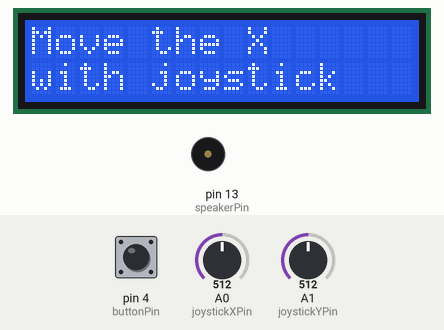
Recording of a sketch running on a simulated Arduino Uno, built with avr-gcc and run on an emulated ATmega328P. On the bench: 16×2 character LCD, buzzer (waves = sounding). The inputs (shaded band) are chosen by the test bench; at power-on: A0 (joystickXPin) = 512, A1 (joystickYPin) = 512, pin 4 (buttonPin) LOW. Random numbers use the default seed unless the sketch sets one; what the sketch prints to the serial monitor is not drawn.

Above: at 6.4 s.
At 20.5 s:
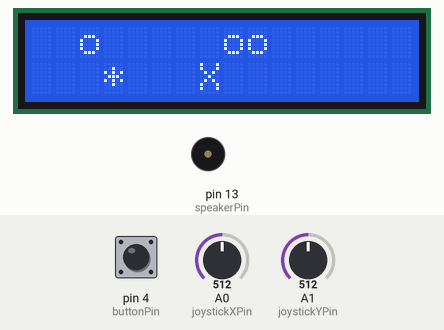
20.6 s: A0 (joystickXPin) set to 649
22.1 s: A0 (joystickXPin) set to 672
At 26.6 s:
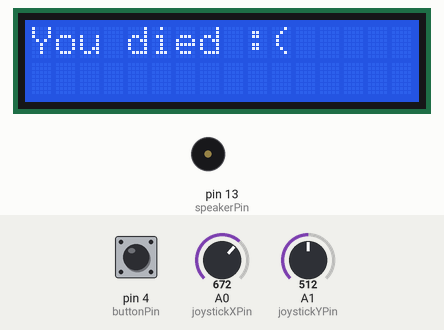
27.2 s: A1 (joystickYPin) set to 716
30.0 s: pin 4 (buttonPin) pulled HIGH for 3.2 s
At 32.1 s:
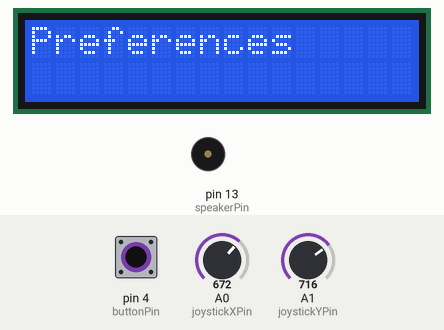
34.8 s: pin 4 (buttonPin) pulled HIGH for 0.2 s
At 35.9 s:
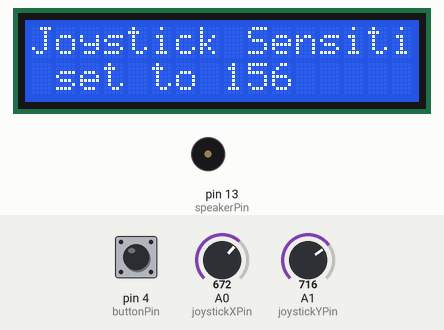
38.0 s: A1 (joystickYPin) set to 363
39.5 s: A1 (joystickYPin) set to 341
At 42.2 s:
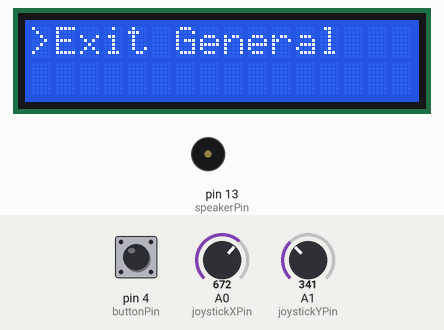
Timing chart, 0 to 43.3 s (numbered marks = the images above; inputs shaded):
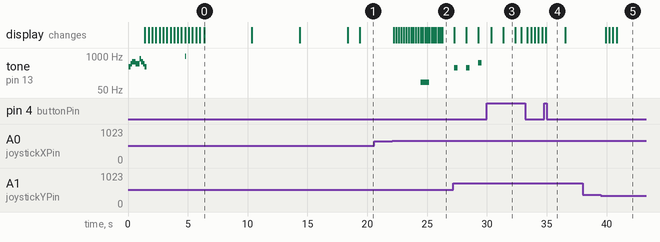

Measured:
- the behaviour switches between 662 and 663 on A0 (joystickXPin) (found by bisection; images 1 and 2)
- the behaviour switches between 356 and 355 on A1 (joystickYPin) (found by bisection; images 4 and 5)
- after the input at 20.6 s, every drawn part: stays the same
- after the input at 22.1 s, tone on pin 13 (speakerPin): silent → 97 Hz after 2.4 s, → silent 0.70 s later; the display: first changes after 0.13 s (image 2 shows a later state)
- after the input at 38.0 s, every drawn part: stays the same
- what the display in image 0 shows lasts 4.0 s, from 6.4 s to 10.4 s
- what the display in image 3 shows lasts 1.0 s, from 31.4 s to 32.4 s

The sketch:

Eater.ino
```cpp
#include <LiquidCrystal.h>
LiquidCrystal lcd(2, 3, 6, 7, 8, 9);

//<Preferences>

//General
byte framesPerSec=5; //fps
bool printDirection=false;
bool skipIntro=false; //default false
byte levelMode=true;
byte startingLevel=1;
uint16_t sensitivity=150; //joystick sensitivity
bool sounds=true;

//Protagonist
String protagonistIcon="X";
bool boundariesLoop=true; //when X hits boundary, it loops to other side
bool randomSpawn=true;

//Fruits
bool fruitMode=true;
byte numFruits=8; //set custom #fruits when levelMode is off
String fruitIcon="o";

//Spike
bool spikeMode=true;
byte numSpikes=5; //set custom #spikes when levelMode is off
String spikeIcon="*";

//Custom Level
byte numCustomFruits;
byte numCustomSpikes;


//</Preferences>

//LCD
uint16_t cursorX;
uint16_t cursorY;

//Joystick
const byte switchPin=12;
int joystickX, joystickY;
int midpoint=1024/2; //when joystick at rest
const byte joystickXPin=A0;
const byte joystickYPin=A1;

/* Each array is a fruit/spike with:
 First digit - x coordinate
 Second digit - y coordinate
 Last digit - fruit/spike's existance (if 1, exists; if 0, not exist
*/

byte level=startingLevel;
byte fruits[16*2][3];
byte spikes[16*2][3];

//button
const byte buttonPin=4;
bool buttonPressed=false;
bool pButtonPressed=false;
//Sound
const byte speakerPin=13;

//Preferences Window in Preferences.ino

void setup() {
  Serial.begin(9600);
  pinMode(switchPin, INPUT);
  pinMode(buttonPin, INPUT);
  pinMode(speakerPin, OUTPUT);
  digitalWrite(switchPin, HIGH);
  lcd.begin(16, 2);
  noise(8); //starting noise
  if (!skipIntro) {
    bool showFruit=true;
    for (int i=0; i<16; i++) { //5-second intro
      lcd.clear();
      lcd.print("Welcome to Eater");
      lcd.setCursor(i%16, 1);
      lcd.print(protagonistIcon);
      if (i%16==11) {
        noise(1);
        showFruit=false;
      }
      if (showFruit) {
        lcd.setCursor(11, 1);
        lcd.print(fruitIcon);
      }
      delay(300);
    }
    startGame(true);
  } else
    startGame(false);
}
void startGame(bool showInstructionsParameter) {
  lcd.begin(16, 2);
  //Intro Screen
  if (!skipIntro && showInstructionsParameter) { //from settings & parameter
    lcd.clear();
    lcd.print("Move the "); lcd.print(protagonistIcon);
    lcd.setCursor(0, 1);
    lcd.print("with joystick");
    delay(4000);

    lcd.clear();
    lcd.print("Goal: eat all");
    lcd.setCursor(0, 1);
    lcd.print("the fruits ("); lcd.print(fruitIcon); lcd.print(")");
    delay(4000);
    lcd.clear();
    lcd.print("Avoid the");
    lcd.setCursor(0, 1);
    lcd.print("spikes ("); lcd.print(spikeIcon); lcd.print(")");
    delay(4000);
  }
  lcd.clear();
  if (levelMode) {
    lcd.print("Level ");
    lcd.print(level);
    lcd.print("/5"); //5 levels
    delay(1000);
    lcd.clear();
    if (level==1) {
      numSpikes=1;
      numFruits=3;
    }
    if (level==2) {
      numSpikes=3;
      numFruits=5;
    }
    if (level==3) {
      numSpikes=8;
      numFruits=10;
    }
    if (level==4) {
      numSpikes=15;
      numFruits=3;
    }
    if (level==5) {
      numSpikes=20;
      numFruits=4;
    }
  } else { //custom level
    lcd.print("Custom level");
    delay(1800);
    numSpikes=numCustomSpikes;
    numFruits=numCustomFruits;
  }
  if (randomSpawn) {
    cursorX=random(16);
    cursorY=random(2);
  } else {
    cursorX=0;
    cursorY=0;
  }
  if (fruitMode) {
    for (int i=0; i<numFruits; i++) { //renders fruits in fruit array
      fruits[i][0]=random(16);
      fruits[i][1]=random(2);
      fruits[i][2]=88; //fruit exists
    }
  }
  if (spikeMode) {
    for (int i=0; i<numSpikes; i++) { //renders fruits in fruit array
      int tentativeX, tentativeY;
      bool spaceAvailable=false;
      while (!spaceAvailable) {
        tentativeX=random(16);
        tentativeY=random(2);
        spaceAvailable=true;
        for (int i=0; i<numFruits; i++) {
          if ((fruits[i][0]==tentativeX && fruits[i][1]==tentativeY) ||  //fruit already occupying space
              (tentativeX==cursorX && tentativeY==cursorY)) { //protagonist already occupying place
            spaceAvailable=false; //space already occupied
          }
        }
      }
      spikes[i][0]=tentativeX;
      spikes[i][1]=tentativeY;
      spikes[i][2]=1; //fruit exists
    }
  }
  //show protagonist before spikes & fruits
  showProtagonist();
}

void loop() {
  updateJoystick();

  //display X
  lcd.clear();

  if (joystickX>midpoint+sensitivity) {
    if (printDirection)
      Serial.println("right");
    if (cursorX<15)
      cursorX++;
    else if (boundariesLoop)
      cursorX=0;
  }
  if (joystickX<midpoint-sensitivity) {
    if (printDirection)
      Serial.println("left");
    if (cursorX>0)
      cursorX--;
    else if (boundariesLoop)
      cursorX=15;
  }
  if (joystickY>midpoint+sensitivity) {
    if (printDirection)
      Serial.println("up");
    if (cursorY>0)
      cursorY--;
    else if (boundariesLoop)
      cursorY=1;
  }
  if (joystickY<midpoint-sensitivity) {
    if (printDirection)
      Serial.println("down");
    if (cursorY<1)
      cursorY++;
    else if (boundariesLoop)
      cursorY=0;
  }

  if (fruitMode) {
    showFruits();
    if (numFruitsLeft()==0) { //all fruits eaten
      lcd.clear();
      if (level==5 || !levelMode) { //levels finished or levelMode off
        lcd.print("You win!");
        noise(8);
        delay(3000);
        while (true) {
          lcd.setCursor(0, 1);
          lcd.print("Press to restart");
          if (digitalRead(buttonPin)==HIGH) {
            level=startingLevel;
            lcd.clear();
            restartMessage(1);
            break;
          }
        }; //infinite delay
      } else {
        showProtagonist(); //show protagonist by itself
        delay(800);
        lcd.clear();
        lcd.print("Level "); lcd.print(level); lcd.print("/5 done");
      }
      noise(7);
      level++;
      delay(1000);
      restartMessage(2);
    }
  }
  if (spikeMode)
    showSpikes();

  //show protagonist
  showProtagonist();

  buttonPressed=digitalRead(buttonPin);
  if (buttonPressed) {
    preferences();
  }
  delay(1000/framesPerSec);

}
void updateJoystick() {
  joystickX=analogRead(joystickXPin);
  joystickY=analogRead(joystickYPin);
}

void showProtagonist() {
  lcd.setCursor(cursorX, cursorY);
  lcd.print(protagonistIcon);
}

//FRUITS
int fruitX, fruitY, fruitExists;
bool showFruits() {
  for (int i=0; i<numFruits; i++) {
    fruitX=fruits[i][0];
    fruitY=fruits[i][1];
    fruitExists=fruits[i][2]; //0 or 1

    if (fruitX==cursorX && fruitY==cursorY && fruitExists) {
      fruits[i][2]=0; //eat fruit
      noise(1);
    } else if (fruitExists) { //fruit exists and cursor not on top
      lcd.setCursor(fruitX, fruitY);
      lcd.print(fruitIcon);
    }
  }
}
int numFruitsLeft() { //calculates if any fruits left
  int num=0;
  for (byte i=0; i<numFruits; i++) {
    if (fruits[i][2]) { //a fruit left
      num++;
    }
  }
  return num;
}

//SPIKES
int spikeX, spikeY, spikeExists;
bool showSpikes() {
  bool protagonistDied=false;
  for (int i=0; i<numSpikes; i++) {
    spikeX=spikes[i][0];
    spikeY=spikes[i][1];
    spikeExists=spikes[i][2]; //0 or 1

    lcd.setCursor(spikeX, spikeY);
    lcd.print(spikeIcon);

    if (spikeX==cursorX && spikeY==cursorY && spikeExists) //protagonist stepped on spike
      protagonistDied=true;
  }
  if (protagonistDied) {
    noise(2);
    for (int i=0; i<5; i++) { //flash protagonist
      showProtagonist();
      delay(180);
      lcd.setCursor(cursorX, cursorY);
      lcd.print(" ");
      delay(180);
    }
    lcd.clear();
    lcd.setCursor(0, 0);
    lcd.print("You died :(");
    delay(1000);
    restartMessage(3);
  }
}
void restartMessage(int msg) {
  for (int secLeft=3; secLeft>0; secLeft--) {
    lcd.setCursor(0, 1);
    switch (msg) {
      case 1: lcd.print("Starting"); break;
      case 2: lcd.print("Next level"); break;
      case 3: lcd.print("Respawn"); break;
    }
    lcd.print(" in ");
    lcd.print(secLeft);
    if (secLeft==1)
      noise(4);
    else
      noise(3);
    delay(1000);
  }
  startGame(false);
}

void noise(int noiseType) {
  if (noiseType==1) { //chomp
    tone(speakerPin, 780, 100);
    tone(speakerPin, 980, 100);
  }
  if (noiseType==2) { //die
    tone(speakerPin, 97, 700);
  }
  if (noiseType==3) tone(speakerPin, 357, 300); //countdown
  if (noiseType==4) tone(speakerPin, 547, 300); //start
  if (noiseType==5) tone(speakerPin, 1000, 300); //ding
  if (noiseType==6) tone(speakerPin, 400, 1000); //error
  if (noiseType==7) { //level victory
    tone(speakerPin, 390);
    delay(150);
    tone(speakerPin, 495);
    delay(150);
    tone(speakerPin, 590);
    delay(300);
    tone(speakerPin, 495);
    delay(300);
    tone(speakerPin, 780, 150);
  }
  if (noiseType==8) { //game victory
    noise(7);
    delay(150);
    tone(speakerPin, 590);
    delay(150);
    tone(speakerPin, 495);
    delay(150);
    tone(speakerPin, 390, 150);
  }
  else {
    Serial.print("Invalid number: ");
    Serial.println(noiseType);
  }
}
```

Preferences.ino
```cpp
String preferencesTopic="Select topic";
int preferencesCursorIndex=0;
String menuTopics[]={"General", "Protagonist", "Fruits", "Spikes", "Make a Custom Level", "Exit Preferences"};
int numMenuTopics=6;
String generalOptions[]={"Frames per second", "Joystick Sensitivity", "Toggle Sounds", "Make a Custom Level", "Exit General"};
int numGeneralOptions=5;
String protagonistOptions[]={"Protagonist Icon", "Loop Boundaries", "Random Spawn", "Exit Protagonist"};
int numProtagonistOptions=4;
String fruitOptions[]={"Toggle Fruit Mode", "Fruit Icon", "Make a Custom Level", "Exit Fruits"};
int numFruitOptions=4;
String spikeOptions[]={"Toggle Spike Mode", "Spike Icon", "Make a Custom Level", "Exit Spikes"};
int numSpikeOptions=4;

void preferences() {
    lcd.clear();
    lcd.print("Preferences");
    delay(1000);

    preferencesTopic="Select topic";
    while (true) {
      lcd.clear();
      //Menu
      if (preferencesTopic=="Select topic") {
        preferencesTopic=renderOptions(menuTopics, numMenuTopics, "0");
        continue;
      }
      if (preferencesTopic=="General") {
        String res=renderOptions(generalOptions, numGeneralOptions, "0");
        if (res=="Frames per Second") {
          framesPerSec=selectInt(res, framesPerSec);
        }
        if (res="Joystick Sensitivity") {
          sensitivity=selectInt(res, sensitivity);
        }
        if (res=="Toggle Sounds") {
          sounds=selectBool(res, "Toggle Sounds");
        }
        if (res=="Make a Custom Level") {
          preferencesTopic="Make a Custom Level";
          continue;
        }
        if (res=="Exit General") {
          preferencesTopic="Select topic";
          continue;
        }
      }
      if (preferencesTopic=="Make a Custom Level") {
        lcd.clear();
        lcd.print("Use joystick to");
        lcd.setCursor(0, 1);
        lcd.print("adjust");
        delay(1500);
        lcd.print("Press button to");
        lcd.setCursor(0, 1);
        lcd.print("confirm");

        lcd.clear();
        numCustomFruits=selectInt("#Fruits", 5);
        numCustomSpikes=selectInt("#Spikes", 5);
        levelMode=false;
        startGame(false);
        return;
      }
      if (preferencesTopic=="Protagonist") {
        String res=renderOptions(protagonistOptions, numProtagonistOptions, "0");
        if (res=="Protagonist Icon") {
          String icons[]={"X", "J", "A", "$"};
          res=renderOptions(icons, 4, res);
          protagonistIcon=res;
        }
        if (res=="Loop Boundaries") {
          boundariesLoop=selectBool(boundariesLoop, "Loop Boundaries");
        }
        if (res=="Random Spawn") {
          randomSpawn=selectBool(randomSpawn, "Random Spawn");
        }
        if (res=="Exit Protagonist") {
          preferencesTopic="Select topic";
          continue;
        }
      }
      if (preferencesTopic=="Fruits") {
        String res=renderOptions(fruitOptions, numFruitOptions, "0");
        if (res=="Toggle Fruit Mode") {
          fruitMode=selectBool(fruitMode, "Random Spawn");
        }
        if (res=="Fruit Icon") {
          String icons[]={"o", "l", "!", "-"};
          res=renderOptions(icons, 4, res);
          fruitIcon=res;
        }
        if (res=="Make a Custom Level") {
          preferencesTopic="Make a Custom Level";
          continue;
        }
        if (res=="Exit Fruits") {
          preferencesTopic="Select topic";
          continue;
        }
      }
      if (preferencesTopic=="Spikes") {
        String res=renderOptions(spikeOptions, numSpikeOptions, "0");
        if (res=="Toggle Spike Mode") {
          spikeMode=selectBool(spikeMode, "Spike Mode");
        }
        if (res=="Spike Icon") {
          String icons[]={"*", "%", ".", "@"};
          res=renderOptions(icons, 4, res);
          spikeIcon=res;
        }
        if (res=="Make a Custom Level") {
          preferencesTopic="Make a Custom Level";
          continue;
        }
        if (res=="Exit Spikes") {
          preferencesTopic="Select topic";
          continue;
        }
      }
      if (preferencesTopic=="Exit Preferences") {
        return;
      }

      delay(100);
    }
}
String renderOptions(String options[], int numOptions, String varName) {
  preferencesCursorIndex=0;
  while (true) {
    Serial.println("here");
    lcd.clear();
    lcd.setCursor(0, 0);
    lcd.print(">");
    lcd.print(options[preferencesCursorIndex]);
    lcd.setCursor(0, 1);
    if (preferencesCursorIndex<numOptions-1) { //second option is within bounds
      lcd.print(" ");
      lcd.print(options[preferencesCursorIndex+1]);
    }
    //Joystick
    updateJoystick();
    if (joystickY>midpoint+sensitivity && preferencesCursorIndex>0) {
      preferencesCursorIndex--;
    }
    if (joystickY<midpoint-sensitivity && preferencesCursorIndex<numOptions-1) {
      preferencesCursorIndex++;
    }
    //Select button
    buttonPressed=digitalRead(buttonPin);
    if (buttonPressed && buttonPressed!=pButtonPressed) { //execute once when button pressed
      Serial.println(options[preferencesCursorIndex]+" selected.");
      delay(500); //makes sure click does not bleed to next screen

      String res=options[preferencesCursorIndex];
      if (varName!="0") { //return value to set & exit preferences
        confirmSelect(varName, res);
        noise(5);
        delay(1500);
        preferencesTopic="Exit Preferences";
      }
      return res;
    }
    pButtonPressed=buttonPressed;
    delay(300);
  }
  return "error";
}
void confirmSelect(String key, String val) {
  lcd.clear();
  lcd.print(key);
  lcd.setCursor(0, 1);
  lcd.print(" set to ");
  lcd.print(val);
}
boolean selectBool(boolean defaultVal, String varName) { //displays on, off, and cancel
  String vals[3];
  if (defaultVal) {
    vals[0]="On (set)";
    vals[1]="Off";
  } else {
    vals[0]="On";
    vals[1]="Off (set)";
  }
  vals[2]="Cancel";
  String res=renderOptions(vals, 3, varName);

  return res=="On";
}
int selectInt(String val, int startingPoint) {
  int num=startingPoint;
  while (true) {
    lcd.clear();
    lcd.setCursor(0, 0);
    lcd.print("Set ");
    lcd.print(val);
    lcd.setCursor(0, 1);
    lcd.print(num);
    //Joystick
    updateJoystick();
    if (joystickY>midpoint+sensitivity) {
      num++;
    }
    if (joystickY<midpoint-sensitivity) {
      num--;
    }
    //Confirm button
    buttonPressed=digitalRead(buttonPin);
    if (buttonPressed && buttonPressed!=pButtonPressed) { //execute once when button pressed
      confirmSelect(val, String(num));
      delay(1500);
      return num;
    }
    pButtonPressed=buttonPressed;
    delay(300);
  }
  return startingPoint;
}
```
